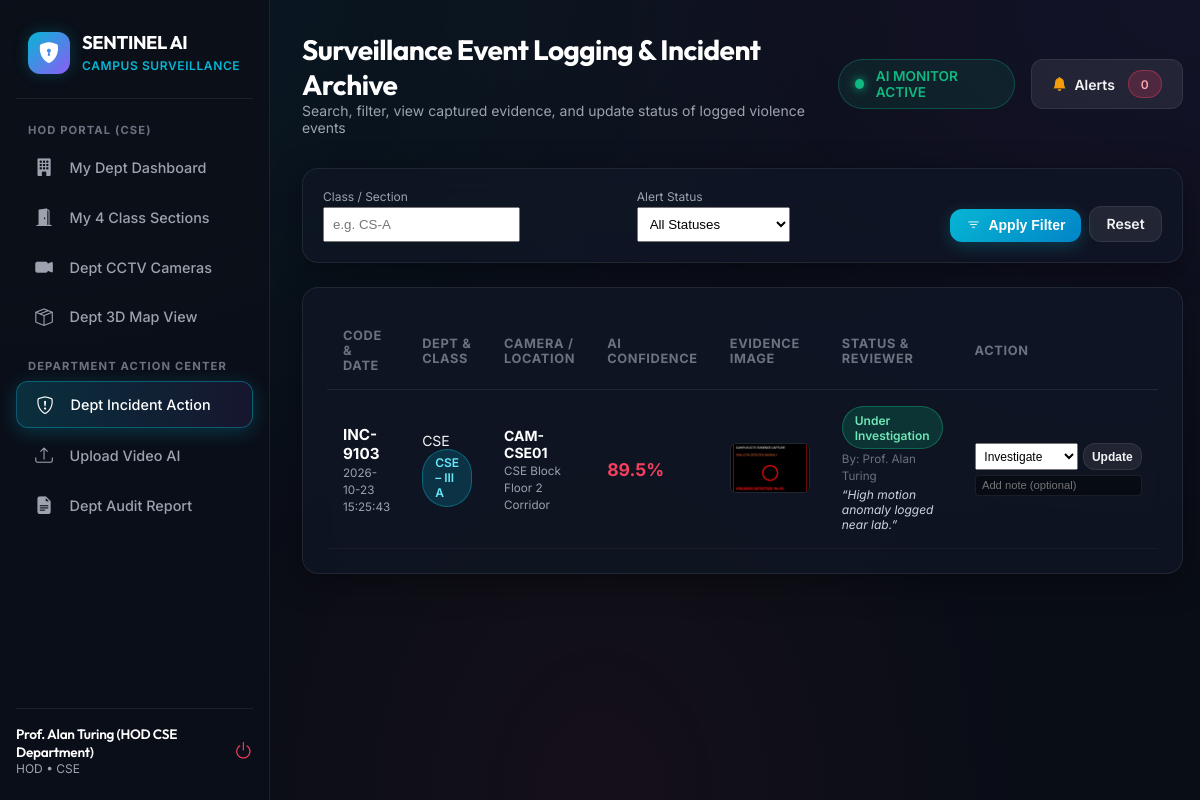
The app's page /incident_history (signed in) with its own data.
### tables this page shows
CREATE TABLE incidents (
        id INTEGER PRIMARY KEY AUTOINCREMENT,
        incident_code TEXT UNIQUE NOT NULL,
        timestamp TEXT NOT NULL,
        camera_id TEXT NOT NULL,
        department TEXT NOT NULL,
        class_section TEXT NOT NULL,
        location TEXT NOT NULL,
        confidence_score REAL NOT NULL,
        evidence_image TEXT NOT NULL,
        status TEXT NOT NULL DEFAULT 'Alert Active',
        acknowledged_by TEXT,
        notes TEXT
    );

### app.py (the view)
    def wrapper(*args, **kwargs):
        if 'user_id' not in session:
            return redirect(url_for('login'))
        return f(*args, **kwargs)

### app.py (called while the page is built)
def hod_required(f):
    def wrapper(*args, **kwargs):
        if 'user_id' not in session:
            return redirect(url_for('login'))
        return f(*args, **kwargs)
    wrapper.__name__ = f.__name__
    return wrapper

### database.py (called while the page is built)
def get_db_connection():
    conn = sqlite3.connect(DB_PATH, timeout=30.0)
    conn.row_factory = sqlite3.Row
    return conn

### templates/incident_history.html (shortened to what this page needs)
{% extends 'base.html' %}
{% block page_title %}Surveillance Event Logging & Incident Archive{% endblock %}
{% block page_subtitle %}Search, filter, view captured evidence, and update status of logged violence events{% endblock %}
{% block content %}
<div class="glass-panel" style="padding: 1.25rem; margin-bottom: 1.5rem;">
    <form action="{{ url_for('incident_history') }}" method="GET" style="display: flex; gap: 1rem; flex-wrap: wrap; align-items: center;">
        <div style="flex: 1; min-width: 140px;">
            <label style="font-size: 0.75rem; color: var(--text-muted); display: block; margin-bottom: 0.2rem;">Class / Section</label>
            <input type="text" name="class_section" class="form-control" placeholder="e.g. CS-A" value="{{ request.args.get('class_section', '') }}" style="margin-bottom: 0; padding: 0.5rem;">
        </div>
        <div style="flex: 1; min-width: 140px;">
            <label style="font-size: 0.75rem; color: var(--text-muted); display: block; margin-bottom: 0.2rem;">Alert Status</label>
            <select name="status" class="form-control" style="margin-bottom: 0; padding: 0.5rem;">
                <option value="">All Statuses</option>
            </select>
        </div>
        <div style="display: flex; align-items: flex-end; gap: 0.5rem; margin-top: auto;">
            <button type="submit" class="btn btn-primary" style="padding: 0.55rem 1rem;">
                <i class="bi bi-filter"></i> Apply Filter
            </button>
            <a href="{{ url_for('incident_history') }}" class="btn btn-secondary" style="padding: 0.55rem 1rem;">Reset</a>
        </div>
    </form>
</div>
<div class="glass-panel" style="padding: 1.5rem;">
    <div class="table-responsive">
        <table class="custom-table">
            <thead>
                <tr>
                    <th>Code & Date</th>
                    <th>Dept & Class</th>
                    <th>Camera / Location</th>
                    <th>AI Confidence</th>
                    <th>Evidence Image</th>
                    <th>Status & Reviewer</th>
                    <th>Action</th>
                </tr>
            </thead>
            <tbody>
                {% for inc in incidents %}
                <tr>
                    <td>
                        <strong style="color: #fff; font-size: 0.95rem;">{{ inc.incident_code }}</strong><br>
                        <small style="color: var(--text-muted);">{{ inc.timestamp }}</small>
                    </td>
                    <td>
                        <span>{{ inc.department }}</span><br>
                        <span class="badge badge-info">{{ inc.class_section }}</span>
                    </td>
                    <td>
                        <strong style="color: #fff;">{{ inc.camera_id }}</strong><br>
                        <small style="color: var(--text-muted);">{{ inc.location }}</small>
                    </td>
                    <td>
                        <strong style="color: var(--color-danger); font-size: 1.1rem;">{{ inc.confidence_score }}%</strong>
                    </td>
                    <td>
                        <img src="{{ inc.evidence_image }}" alt="Evidence Frame" style="width: 80px; height: 50px; object-fit: cover; border-radius: 6px; border: 1px solid var(--glass-border);">
                    </td>
                    <td>
                        {% if inc.status == 'Alert Active' %}
                        <span class="badge badge-danger"><i class="bi bi-bell-fill"></i> Active</span>
                        {% elif inc.status == 'Acknowledged' %}
                        <span class="badge badge-warning">Acknowledged</span>
                        {% else %}
                        <span class="badge badge-success">{{ inc.status }}</span>
                        {% endif %}
                        <br>
                        <small style="color: var(--text-dim);">By: {{ inc.acknowledged_by or 'System' }}</small>
                        {% if inc.notes %}
                        <div style="font-size: 0.75rem; color: #cbd5e1; margin-top: 0.25rem; font-style: italic; max-width: 200px;">
                            &ldquo;{{ inc.notes }}&rdquo;
                        </div>
                        {% endif %}
                    </td>
                    <td>
                        <form action="{{ url_for('acknowledge_incident', incident_id=inc.id) }}" method="POST" style="display: flex; flex-direction: column; gap: 0.3rem;">
                            <div style="display: flex; gap: 0.3rem;">
                                <select name="status" class="form-control" style="padding: 0.3rem; margin-bottom: 0; font-size: 0.75rem; width: auto;">
                                    <option value="Under Investigation" {% if inc.status=='Under Investigation' %}selected{% endif %}>Investigate</option>
                                </select>
                                <button type="submit" class="btn btn-secondary" style="padding: 0.3rem 0.5rem; font-size: 0.75rem;">Update</button>
                            </div>
                            <input type="text" name="notes" placeholder="Add note (optional)" style="background: rgba(0,0,0,0.4); border: 1px solid var(--glass-border); border-radius: 4px; padding: 0.2rem 0.4rem; color: #fff; font-size: 0.7rem; outline: none;">
                        </form>
                    </td>
                </tr>
                {% else %}
                <tr>
                    <td colspan="7" style="text-align: center; color: var(--text-muted); padding: 2.5rem;">No incident records match the specified filters.</td>
                </tr>
                {% endfor %}
            </tbody>
        </table>
    </div>
</div>
{% endblock %}

### static/css/style.css (style rules this page uses)
:root { --bg-dark: #090d16; --bg-card: rgba(17, 24, 39, 0.7); --bg-card-hover: rgba(30, 41, 59, 0.8); --glass-border: rgba(255, 255, 255, 0.08); --glass-border-glow: rgba(6, 182, 212, 0.4); --color-primary: #06b6d4; --color-primary-glow: rgba(6, 182, 212, 0.25); --color-secondary: #8b5cf6; --color-success: #10b981; --color-warning: #f59e0b; --color-danger: #f43f5e; --color-danger-glow: rgba(244, 63, 94, 0.35); --text-main: #f3f4f6; --text-muted: #9ca3af; --text-dim: #6b7280; --sidebar-width: 270px; --radius-lg: 16px; --radius-md: 12px; --radius-sm: 8px; --transition-smooth: all 0.25s cubic-bezier(0.4, 0, 0.2, 1); }
* { box-sizing: border-box; margin: 0; padding: 0; }
body { font-family: 'Inter', -apple-system, BlinkMacSystemFont, sans-serif; background-color: var(--bg-dark); background-image: radial-gradient(at 0% 0%, rgba(6, 182, 212, 0.08) 0px, transparent 50%), radial-gradient(at 100% 0%, rgba(139, 92, 246, 0.08) 0px, transparent 50%), radial-gradient(at 50% 100%, rgba(244, 63, 94, 0.05) 0px, transparent 50%); color: var(--text-main); min-height: 100vh; display: flex; overflow-x: hidden; }
.glass-panel { background: var(--bg-card); backdrop-filter: blur(16px); -webkit-backdrop-filter: blur(16px); border: 1px solid var(--glass-border); border-radius: var(--radius-lg); box-shadow: 0 8px 32px 0 rgba(0, 0, 0, 0.37); transition: var(--transition-smooth); }
.badge { padding: 0.35rem 0.75rem; border-radius: 9999px; font-size: 0.75rem; font-weight: 600; display: inline-flex; align-items: center; gap: 0.4rem; }
.badge-success { background: rgba(16, 185, 129, 0.2); color: #6ee7b7; border: 1px solid rgba(16, 185, 129, 0.4); }
.badge-info { background: rgba(6, 182, 212, 0.2); color: #67e8f9; border: 1px solid rgba(6, 182, 212, 0.4); }
.btn { padding: 0.65rem 1.25rem; border-radius: var(--radius-md); font-weight: 600; font-size: 0.875rem; cursor: pointer; border: none; display: inline-flex; align-items: center; gap: 0.5rem; transition: var(--transition-smooth); text-decoration: none; }
.btn-primary { background: linear-gradient(135deg, var(--color-primary), #0284c7); color: #fff; box-shadow: 0 4px 15px var(--color-primary-glow); }
.btn-secondary { background: rgba(255, 255, 255, 0.08); color: var(--text-main); border: 1px solid var(--glass-border); }
.table-responsive { overflow-x: auto; }
.custom-table { width: 100%; border-collapse: collapse; text-align: left; }
.custom-table th { padding: 1rem; font-size: 0.8rem; font-weight: 700; text-transform: uppercase; color: var(--text-dim); border-bottom: 1px solid var(--glass-border); letter-spacing: 0.05em; }
.custom-table td { padding: 1rem; font-size: 0.875rem; color: var(--text-main); border-bottom: 1px solid rgba(255, 255, 255, 0.04); }

### records on screen
incidents: incident_code "INC-9103", timestamp "2026-10-23 15:25:43", department "CSE", class_section "CSE – III A", camera_id "CAM-CSE01", location "CSE Block Floor 2 Corridor", confidence_score "89.5", evidence_image (picture), status "Under Investigation", acknowledged_by "Prof. Alan Turing", notes "High motion anomaly logged near lab.", status "Investigate"

### other values on screen
{{ session.get('department') }} "CSE"
{{ session.get('full_name', 'Authorized User') }} "Prof. Alan Turing (HOD CSE Department)"
{{ session.get('role', 'User') | upper }} "HOD"
{{ session.get('department', 'College') }} "CSE"
